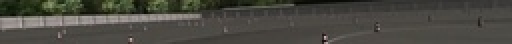
#> input picture testsFrames/Test (1).jpg, 256 x 22 px, shrunk from 1150 x 100 before the run (shown 2 times larger); the run also reads 1 picture not shown here
$ python 'compare&crop.py'   (older library calls are emulated)
#> lines starting #> are read from the running program, lines starting #| are printed output that depends on the picture
import cv2
import numpy as np
import matplotlib.pyplot as plt
from tqdm import tqdm


###############################################################################################
#   VARIABLES TO CONFIGURE THE SCRIPT

USE_ENERGY_APPROACH = True
USE_BITBYBIT_APPROACH = False
USE_SOBEL_X = True

PATH_FRAMES = "testsFrames/"
PATH_CROPS = "crop_results/"
PATH_REFERENCE = "references/"

NUMBER_REFS = 2                                 # This number is the first not to be included
NUMBER_FRAMES = 4                               # This number is the first not to be included

###############################################################################################
def use_Energy(ref, cropped):
    threshold = 0.9 * pow(10,9)
    sucess = False

    # Computing the energy of the error.
    # Steps:
    #   1. Substract cropped and reference images
    #   2. Squaring of the absolute value of the difference
    #   3. Adding up all values of each pixel to get the final value of the energy

    diff = ref-cropped
    energy_diff = np.multiply(abs(diff),abs(diff))

    value_energy = 0

    for x in xrange(0, height_reference):
        for y in xrange(0, width_reference):
            value_energy += energy_diff[x,y]


    # If the value of the energy computed is less than the threshold, then we save the image

    if value_energy < threshold:
            sucess = True

    return sucess,value_energy


def compareTwoPixels(PixelA, PixelB, epsilon):

    result = False

    if (PixelA==PixelB):
        result = True

    elif ((PixelA-epsilon) <= PixelB) and (PixelB <= (PixelA+epsilon)) :
        result = True

    return result

def use_BitByBit (ori, ref, cropped):

    minimumSimilarity = 0.9

    H, W = ref.shape
    nTotalPixels = H*W

    epsilon = 0
    nSimilarPixels = 0

    for x in xrange(0, H):
        for y in xrange(0,W):

            if compareTwoPixels(ref[x,y], cropped[x,y], epsilon):
                nSimilarPixels += 1

    similarity = float(nSimilarPixels) / float(nTotalPixels)

    if similarity >= minimumSimilarity:
        sucess = True

    return sucess,nSimilarPixels

def applySobelX(img):
    sobel = cv2.Sobel(img,cv2.CV_64F,1,0,ksize=5)
    abs_sobel = np.absolute(sobel)

    return abs_sobel


###############################################################################################

nConesDetected = 0
energy = []
similarity_results = []

for iteration in tqdm(xrange(1,NUMBER_FRAMES)):

    reference = cv2.imread(PATH_REFERENCE+"reference (1).png" ,cv2.IMREAD_GRAYSCALE)

    height_reference, width_reference = reference.shape
#> height_reference = 8; width_reference = 8

    original = cv2.imread(PATH_FRAMES+"Test (%d).jpg" % iteration, cv2.IMREAD_GRAYSCALE)
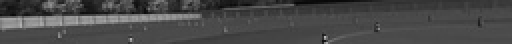
#> original: shape (22, 256) (shown 2 times larger); min 8, max 181, mean 72.7

    if USE_SOBEL_X:
        image = applySobelX(original)
#> in applySobelX, `sobel = cv2.Sobel(img,cv2.CV_64F,1,0,ksize=5)`:
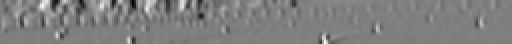
#> sobel: shape (22, 256) float64 (shown 2 times larger); min -2968, max 2966, mean -3.6; drawn with min black and max white
#> in applySobelX, `abs_sobel = np.absolute(sobel)`:
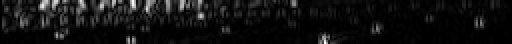
#> abs_sobel: shape (22, 256) float64 (shown 2 times larger); min 0, max 2968, mean 209.1; drawn with min black and max white
    else :
        image = original

    height_reference2, width_reference2 = image.shape
#> height_reference2 = 22; width_reference2 = 256


    for nReference in xrange(1, NUMBER_REFS):

        reference = cv2.imread(PATH_REFERENCE+"reference (%d).png" %  nReference,cv2.IMREAD_GRAYSCALE)

        if USE_SOBEL_X:
            reference = applySobelX(reference)

        for col in xrange(0, height_reference2-height_reference):
            for row in xrange(0, width_reference2-width_reference):
                crop_img = image[col:col+height_reference, row: row + width_reference]

                if USE_ENERGY_APPROACH:
                    success, value_energy = use_Energy(reference,crop_img)

                    if success:
                        cropped = original[col:col+height_reference, row: row + width_reference]
                        cv2.imwrite(PATH_CROPS+"crop%d.png" % nConesDetected, cropped)     # save frame as PNG file
                        nConesDetected += 1


                    # Appending the data to plot it with matplotlib
                    energy.append(value_energy)

                if USE_BITBYBIT_APPROACH:
                    similarity = use_BitByBit(reference,crop_img)

                    if success:
                        cropped = original[col:col+height_reference, row: row + width_reference]
                        cv2.imwrite(PATH_CROPS+"crop%d.png" % nConesDetected, cropped)     # save frame as PNG file
                        nConesDetected += 1


                    # Appending the data to plot it with matplotlib
                    similarity_results.append(similarity)
#> pass 2 of the loop `for iteration in tqdm(xrange(1,NUMBER_FRAMES)):`:
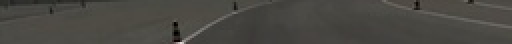
#> input picture testsFrames/Test (2).jpg, 256 x 22 px, shrunk from 1150 x 100 before the run (shown 2 times larger)
#> in applySobelX (call 3), `sobel = cv2.Sobel(img,cv2.CV_64F,1,0,ksize=5)`:
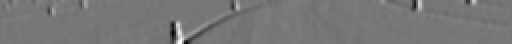
#> sobel: shape (22, 256) float64 (shown 2 times larger); min -3186, max 3653, mean 4.4; drawn with min black and max white
#> in applySobelX (call 3), `abs_sobel = np.absolute(sobel)`:
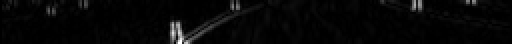
#> abs_sobel: shape (22, 256) float64 (shown 2 times larger); min 0, max 3653, mean 105.2; drawn with min black and max white
#> pass 3 of the loop `for iteration in tqdm(xrange(1,NUMBER_FRAMES)):`:
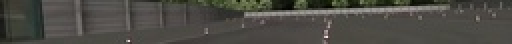
#> input picture testsFrames/Test (3).jpg, 256 x 22 px, shrunk from 1150 x 100 before the run (shown 2 times larger)
#> in applySobelX (call 5), `sobel = cv2.Sobel(img,cv2.CV_64F,1,0,ksize=5)`:
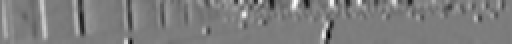
#> sobel: shape (22, 256) float64 (shown 2 times larger); min -3606, max 3747, mean 17.9; drawn with min black and max white
#> in applySobelX (call 5), `abs_sobel = np.absolute(sobel)`:
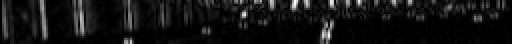
#> abs_sobel: shape (22, 256) float64 (shown 2 times larger); min 0, max 3747, mean 282.6; drawn with min black and max white


    # [11 lines of commented-out code are left out]
